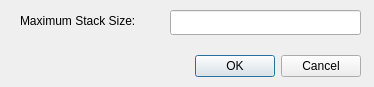
<?xml version="1.0" encoding="UTF-8"?>
<ui version="4.0">
 <class>settingsdialog</class>
 <widget class="QDialog" name="settingsdialog">
  <property name="geometry">
   <rect>
    <x>0</x>
    <y>0</y>
    <width>374</width>
    <height>87</height>
   </rect>
  </property>
  <property name="windowTitle">
   <string>Settings</string>
  </property>
  <widget class="QDialogButtonBox" name="buttonBox">
   <property name="geometry">
    <rect>
     <x>20</x>
     <y>50</y>
     <width>341</width>
     <height>32</height>
    </rect>
   </property>
   <property name="orientation">
    <enum>Qt::Horizontal</enum>
   </property>
   <property name="standardButtons">
    <set>QDialogButtonBox::Cancel|QDialogButtonBox::Ok</set>
   </property>
  </widget>
  <widget class="QLabel" name="label">
   <property name="geometry">
    <rect>
     <x>20</x>
     <y>10</y>
     <width>151</width>
     <height>21</height>
    </rect>
   </property>
   <property name="text">
    <string>Maximum Stack Size:</string>
   </property>
  </widget>
  <widget class="QLineEdit" name="txtStackSize">
   <property name="geometry">
    <rect>
     <x>170</x>
     <y>10</y>
     <width>191</width>
     <height>25</height>
    </rect>
   </property>
  </widget>
 </widget>
 <resources/>
 <connections>
  <connection>
   <sender>buttonBox</sender>
   <signal>accepted()</signal>
   <receiver>settingsdialog</receiver>
   <slot>accept()</slot>
   <hints>
    <hint type="sourcelabel">
     <x>248</x>
     <y>254</y>
    </hint>
    <hint type="destinationlabel">
     <x>157</x>
     <y>274</y>
    </hint>
   </hints>
  </connection>
  <connection>
   <sender>buttonBox</sender>
   <signal>rejected()</signal>
   <receiver>settingsdialog</receiver>
   <slot>reject()</slot>
   <hints>
    <hint type="sourcelabel">
     <x>316</x>
     <y>260</y>
    </hint>
    <hint type="destinationlabel">
     <x>286</x>
     <y>274</y>
    </hint>
   </hints>
  </connection>
 </connections>
</ui>
